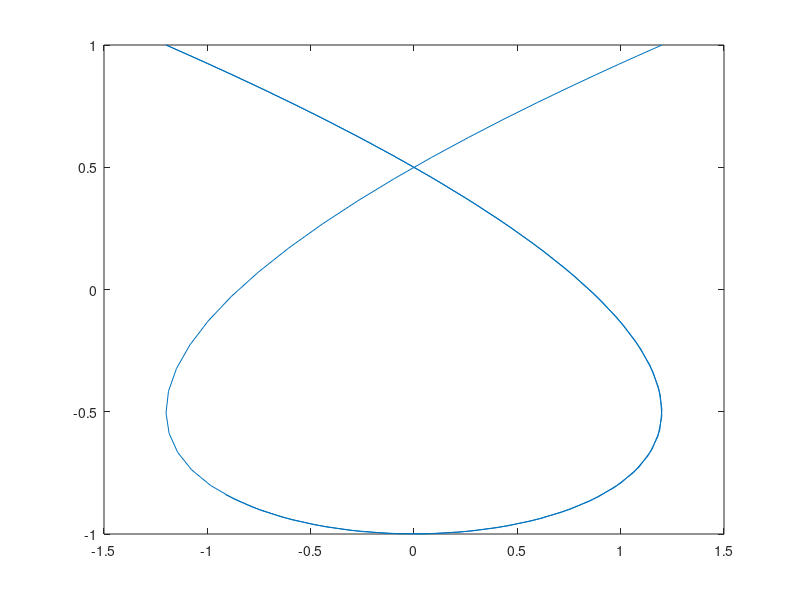

Recreate this plot in MATLAB.
% Задание амплитуд и частот 
a1 = 1.2;
a2 = 1.0;
w1 = 1.5;
w2 = 1.0;
% Оператор задания вектора значений t 
t = 0:0.1:10;
% Вычисление векторов x, y 
x=a1*cos(w1*t);
y=a2*cos(w2*t); 
% Построение графика y(x)
plot(x,y); 